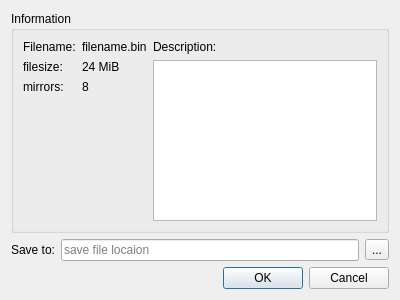
<?xml version="1.0" encoding="UTF-8"?>
<ui version="4.0">
 <class>NewTaskDialog</class>
 <widget class="QDialog" name="NewTaskDialog">
  <property name="geometry">
   <rect>
    <x>0</x>
    <y>0</y>
    <width>400</width>
    <height>300</height>
   </rect>
  </property>
  <property name="windowTitle">
   <string>Dialog</string>
  </property>
  <layout class="QGridLayout" name="gridLayout">
   <item row="0" column="0">
    <layout class="QVBoxLayout" name="verticalLayout">
     <item>
      <widget class="QGroupBox" name="groupBox">
       <property name="sizePolicy">
        <sizepolicy hsizetype="Preferred" vsizetype="Expanding">
         <horstretch>0</horstretch>
         <verstretch>0</verstretch>
        </sizepolicy>
       </property>
       <property name="title">
        <string>Information</string>
       </property>
       <layout class="QGridLayout" name="gridLayout_2">
        <item row="0" column="0">
         <layout class="QHBoxLayout" name="horizontalLayout_2">
          <item>
           <layout class="QFormLayout" name="formLayout">
            <property name="fieldGrowthPolicy">
             <enum>QFormLayout::ExpandingFieldsGrow</enum>
            </property>
            <item row="0" column="0">
             <widget class="QLabel" name="label_2">
              <property name="text">
               <string>Filename:</string>
              </property>
             </widget>
            </item>
            <item row="0" column="1">
             <widget class="QLabel" name="filename">
              <property name="text">
               <string>filename.bin</string>
              </property>
             </widget>
            </item>
            <item row="1" column="0">
             <widget class="QLabel" name="label_4">
              <property name="text">
               <string>filesize:</string>
              </property>
             </widget>
            </item>
            <item row="1" column="1">
             <widget class="QLabel" name="filesize">
              <property name="text">
               <string>24 MiB</string>
              </property>
             </widget>
            </item>
            <item row="2" column="0">
             <widget class="QLabel" name="label_7">
              <property name="text">
               <string>mirrors:</string>
              </property>
             </widget>
            </item>
            <item row="2" column="1">
             <widget class="QLabel" name="mirrors">
              <property name="text">
               <string>8</string>
              </property>
             </widget>
            </item>
           </layout>
          </item>
         </layout>
        </item>
        <item row="0" column="1">
         <layout class="QGridLayout" name="gridLayout_3">
          <item row="1" column="0">
           <widget class="QPlainTextEdit" name="description">
            <property name="readOnly">
             <bool>true</bool>
            </property>
           </widget>
          </item>
          <item row="0" column="0">
           <widget class="QLabel" name="label_6">
            <property name="text">
             <string>Description:</string>
            </property>
           </widget>
          </item>
         </layout>
        </item>
       </layout>
      </widget>
     </item>
     <item>
      <layout class="QHBoxLayout" name="horizontalLayout">
       <property name="sizeConstraint">
        <enum>QLayout::SetMinimumSize</enum>
       </property>
       <item>
        <widget class="QLabel" name="label">
         <property name="text">
          <string>Save to:</string>
         </property>
        </widget>
       </item>
       <item>
        <widget class="QLineEdit" name="saveFilePath">
         <property name="readOnly">
          <bool>true</bool>
         </property>
         <property name="placeholderText">
          <string>save file locaion</string>
         </property>
        </widget>
       </item>
       <item>
        <widget class="QToolButton" name="selectSaveFileButton">
         <property name="text">
          <string>...</string>
         </property>
        </widget>
       </item>
      </layout>
     </item>
    </layout>
   </item>
   <item row="1" column="0">
    <widget class="QDialogButtonBox" name="buttonBox">
     <property name="orientation">
      <enum>Qt::Horizontal</enum>
     </property>
     <property name="standardButtons">
      <set>QDialogButtonBox::Cancel|QDialogButtonBox::Ok</set>
     </property>
    </widget>
   </item>
  </layout>
 </widget>
 <resources/>
 <connections>
  <connection>
   <sender>buttonBox</sender>
   <signal>accepted()</signal>
   <receiver>NewTaskDialog</receiver>
   <slot>accept()</slot>
   <hints>
    <hint type="sourcelabel">
     <x>222</x>
     <y>285</y>
    </hint>
    <hint type="destinationlabel">
     <x>157</x>
     <y>274</y>
    </hint>
   </hints>
  </connection>
  <connection>
   <sender>buttonBox</sender>
   <signal>rejected()</signal>
   <receiver>NewTaskDialog</receiver>
   <slot>reject()</slot>
   <hints>
    <hint type="sourcelabel">
     <x>290</x>
     <y>291</y>
    </hint>
    <hint type="destinationlabel">
     <x>286</x>
     <y>274</y>
    </hint>
   </hints>
  </connection>
 </connections>
</ui>
